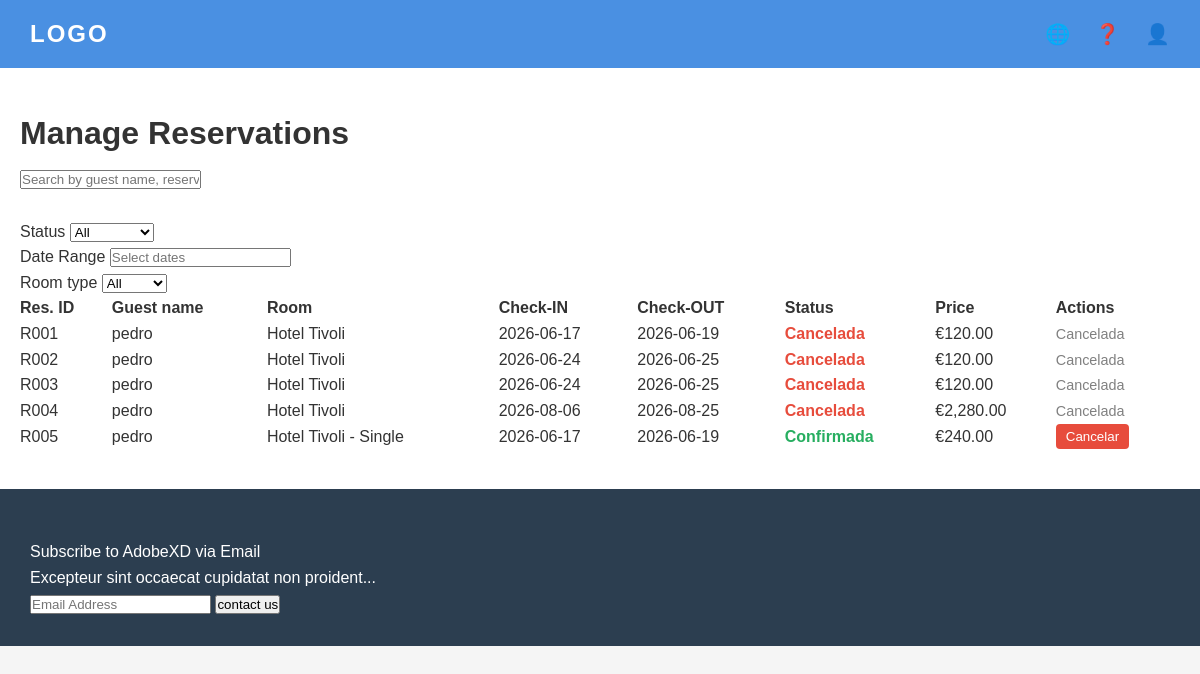
Page /reservations_painel.php (signed in) on the committed database.
### tables this page shows
CREATE TABLE reservas (
    id INTEGER PRIMARY KEY AUTOINCREMENT,
    nome_hospede TEXT,
    quarto TEXT,
    check_in TEXT,
    check_out TEXT,
    status TEXT,
    preco REAL
);

### reservations_painel.php (the view, shortened to what this page needs)
<?php
$tipo_utilizador = isset($_SESSION['tipo']) ? $_SESSION['tipo'] : 'cliente';
$nome_utilizador = isset($_SESSION['username']) ? $_SESSION['username'] : '';
?>
<!DOCTYPE html>
<html lang="pt">
<head>
  <link rel="stylesheet" href="hotel-details.css">
</head>
<body>
  <header>
    <div class="logo">
  <a href="index.php" style="text-decoration: none; color: inherit;">LOGO</a>
</div>
    <nav class="header-nav">
      <a href="#" class="icon-link" title="Language">🌐</a>
      <a href="#" class="icon-link" title="Help">❓</a>
      <a href="#" class="icon-link" title="Profile">👤</a>
    </nav>
  </header>
  <div class="main-container">
    <main class="content">
      <h1>Manage Reservations</h1>
      <div class="filters" style="display: flex; gap: 20px; align-items: center; margin-bottom: 30px; margin-top: 10px;">
        <input type="text" placeholder="Search by guest name, reservation ID or room">
      </div>
      <div class="filters">
        <div class="filter-group">
          <label for="status">Status</label>
          <select id="status" name="status">
            <option value="">All</option>
          </select>
        </div>
        <div class="filter-group">
          <label for="daterange">Date Range</label>
          <input type="text" id="daterange" name="daterange" placeholder="Select dates">
        </div>
        <div class="filter-group">
          <label for="roomtype">Room type</label>
          <select id="roomtype" name="roomtype">
            <option value="">All</option>
          </select>
        </div>
      </div>
      <table class="reservations-table" style="width: 100%; text-align: left; border-collapse: collapse;">
        <thead>
          <tr>
            <th>Res. ID</th>
            <th>Guest name</th>
            <th>Room</th>
            <th>Check-IN</th>
            <th>Check-OUT</th>
            <th>Status</th>
            <th>Price</th>
            <th>Actions</th>
          </tr>
        </thead>
        <tbody>
          <?php
          $db = new SQLite3(__DIR__ . '/hotel.db');
          if ($tipo_utilizador === 'admin') {
              $stmt = $db->prepare("SELECT * FROM reservas");
          } else {
              $stmt = $db->prepare("SELECT * FROM reservas WHERE nome_hospede = :nome");
              $stmt->bindValue(':nome', $nome_utilizador, SQLITE3_TEXT);
          }
          $result = $stmt->execute();
          while ($row = $result->fetchArray(SQLITE3_ASSOC)) {
              echo '<tr>';
              echo '<td>R00' . $row['id'] . '</td>';
              echo '<td>' . htmlspecialchars($row['nome_hospede']) . '</td>';
              echo '<td>' . htmlspecialchars($row['quarto']) . '</td>';
              echo '<td>' . $row['check_in'] . '</td>';
              echo '<td>' . $row['check_out'] . '</td>';
              $cor_status = ($row['status'] === 'Cancelada') ? 'color: #e74c3c; font-weight: bold;' : 'color: #27ae60; font-weight: bold;';
              echo '<td style="' . $cor_status . '">' . htmlspecialchars($row['status']) . '</td>';
              echo '<td>€' . number_format($row['preco'], 2) . '</td>';
              echo '<td>';
              if ($row['status'] !== 'Cancelada') {
                  echo '<form action="scripts/cancelar_reserva.php" method="POST" style="margin: 0;">';
                  echo '<button type="submit" class="btn-action" style="background-color: #e74c3c; color: white; border: none; padding: 5px 10px; cursor: pointer; border-radius: 4px;">Cancelar</button>';
                  echo '</form>';
              } else {
                  echo '<span style="color: grey; font-size: 0.9em;">Cancelada</span>';
              }
              echo '</td>';
              echo '</tr>';
          }
          ?>
        </tbody>
      </table>
    </main>
  </div>
  <footer>
    <div class="newsletter">
      <p>Subscribe to AdobeXD via Email</p>
      <p>Excepteur sint occaecat cupidatat non proident...</p>
      <form>
        <input type="email" placeholder="Email Address">
        <button type="submit">contact us</button>
      </form>
    </div>
  </footer>
</body>
</html>

### hotel-details.css (style rules this page uses)
* { margin: 0; padding: 0; box-sizing: border-box; }
body { font-family: Arial, Helvetica, sans-serif; background-color: #f5f5f5; color: #333; line-height: 1.6; }
header { background-color: #4A90E2; padding: 15px 30px; display: flex; justify-content: space-between; align-items: center; box-shadow: 0 2px 4px rgba(0,0,0,0.1); }
.logo { color: white; font-size: 24px; font-weight: bold; letter-spacing: 2px; }
.header-nav { display: flex; gap: 25px; }
.icon-link { color: white; font-size: 20px; text-decoration: none; transition: opacity 0.3s; }
.main-container { max-width: 1200px; margin: 0 auto; padding: 40px 20px; background-color: white; }
footer { background-color: #2c3e50; color: white; padding: 50px 30px 30px; }

### rows in the picture
reservas: id "1", nome_hospede "pedro", quarto "Hotel Tivoli", check_in "2026-06-17", check_out "2026-06-19", status "Cancelada", preco "120.00"
reservas: id "2", nome_hospede "pedro", quarto "Hotel Tivoli", check_in "2026-06-24", check_out "2026-06-25", status "Cancelada", preco "120.00"
reservas: id "3", nome_hospede "pedro", quarto "Hotel Tivoli", check_in "2026-06-24", check_out "2026-06-25", status "Cancelada", preco "120.00"
reservas: id "4", nome_hospede "pedro", quarto "Hotel Tivoli", check_in "2026-08-06", check_out "2026-08-25", status "Cancelada", preco "2,280.00"
reservas: id "5", nome_hospede "pedro", quarto "Hotel Tivoli - Single", check_in "2026-06-17", check_out "2026-06-19", status "Confirmada", preco "240.00"
